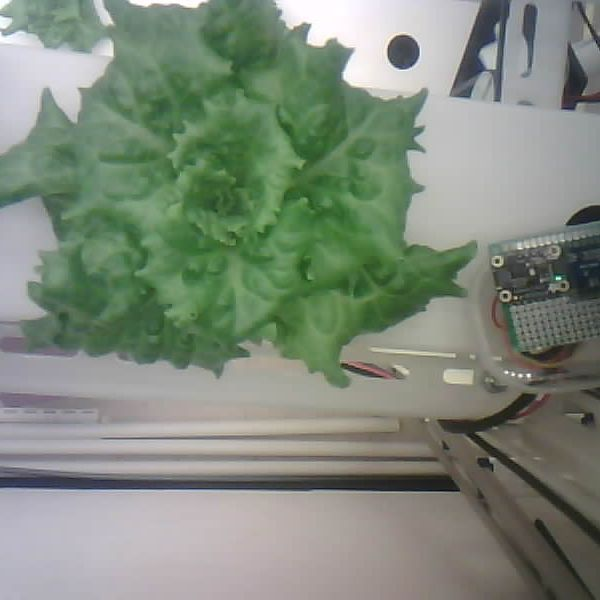
#> input picture iot-backend/images/sgf1-04_1642710357093.jpeg, 600 x 600 px
$ python get_pixel.py ../images/sgf1-04_1642710357093.jpeg
#> lines starting #> are read from the running program, lines starting #| are printed output that depends on the picture; after the words box and inside, x2 and y2 are one past the last pixel; in counts of white or black regions, pixels touching at a corner belong together
import cv2 as cv
import numpy as np
import sys

# read image
img = cv.imread(sys.argv[1],cv.IMREAD_COLOR)
#> img is the input picture: shape (600, 600, 3); mean B, G, R 123.6, 138, 127.4
my_list = []

#Using GaussianBlur
blurred_frame = cv.GaussianBlur(img, (5,5), 0)

#BGR -> HSV
hsv = cv.cvtColor(blurred_frame, cv.COLOR_BGR2HSV)
#> hsv: shape (600, 600, 3); mean H, S, V 63.4, 43, 141.5

#Green color Range

# This is value for conditional setting for current environment

# Set lower range [H, S, V]
lower_green = np.array([30 ,35, 50])
# Set upper range
upper_green = np.array([102, 255, 200])

# Generate filter for within color range
mask1 = cv.inRange(hsv, lower_green, upper_green)
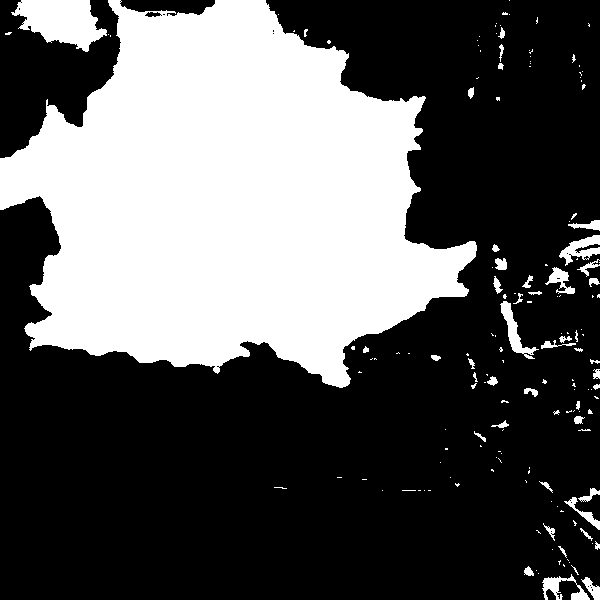
#> mask1: shape (600, 600); 35.1% white; 162 white regions (116 under 20 px)

cts, _ = cv.findContours(mask1, cv.RETR_TREE, cv.CHAIN_APPROX_NONE)
#> cts = 198 contours, 164 with area under 20; largest, box (x1, y1, x2, y2) and area: (0, 0, 477, 388) 117378, (11, 0, 107, 52) 2920, (500, 301, 539, 359) 532, (559, 235, 600, 266) 512, (542, 574, 590, 600) 390
cv.drawContours(img,cts, -1, (0,255,0), 3)
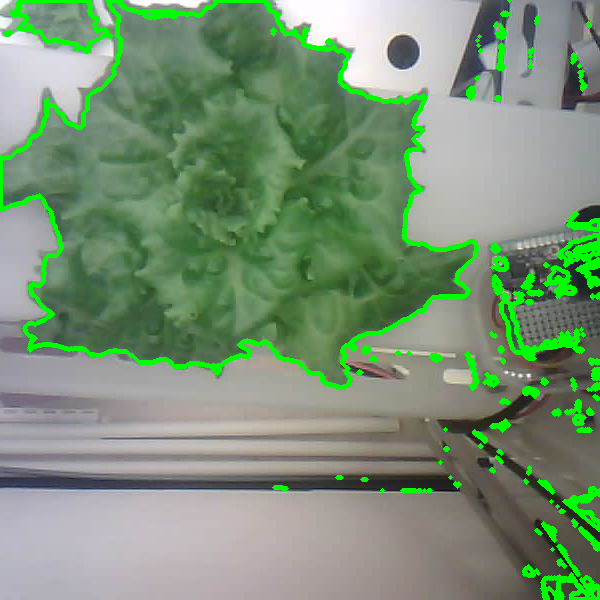
#> img: shape (600, 600, 3); 5.85% of pixels changed, all inside (x1, y1, x2, y2) = (0, 0, 600, 600)

for c in cts:
    area1 = cv.contourArea(c)
    # 3000 픽셀 이하는 무시
    # 정식된 시기 인지해서 area 동적으로 바꿀 수 있게
    if area1 > 3000:
      cv.drawContours(blurred_frame,[c],-1,(255,0,0),3)
      M=cv.moments(c)
      cx=int(M["m10"]/M["m00"])
      cy=int(M["m01"]/M["m00"])

      cv.putText(img,str(area1),(cx-20, cy-20),cv.FONT_HERSHEY_SIMPLEX, 1, (0,0,255),2)

      my_list.append(area1)
#> this loop made 198 passes
#> (area1, cx, cy) on pass 187: (117377.5, 227, 200)
#> area1 on passes 1, 6, 10, 22, 23, 31: 171, 390, 50.5, 24.5, 46, 204.5
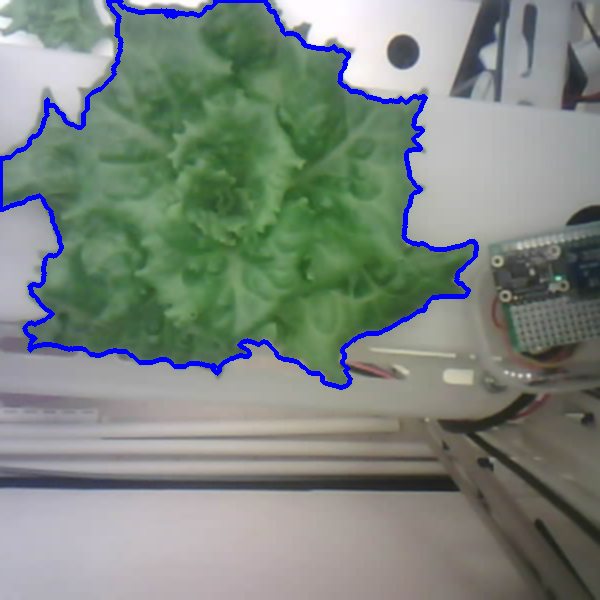
#> blurred_frame: shape (600, 600, 3); mean B, G, R 126.8, 134.9, 124.7
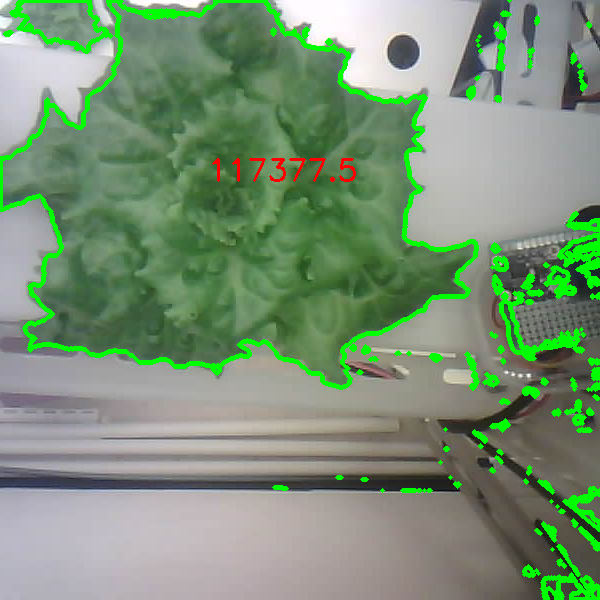
#> img: shape (600, 600, 3); 0.23% of pixels changed, all inside (x1, y1, x2, y2) = (212, 158, 356, 182)
#> after the loop, my_list = [117377.5]

res1 = cv.bitwise_and(img, img, mask=mask1)
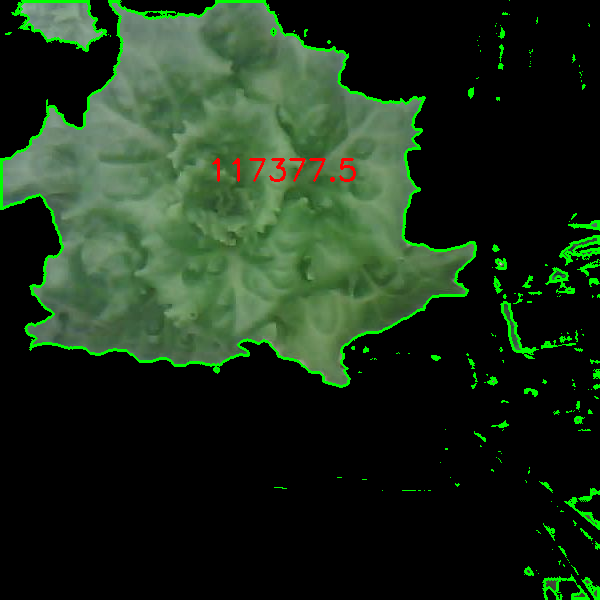
#> res1: shape (600, 600, 3); mean B, G, R 26.7, 46.9, 28.4
# 제일 큰 값이 식물의 픽셀 개수라는 전제
my_list.sort(reverse= True)
print(my_list[0])
#| 117377.5
